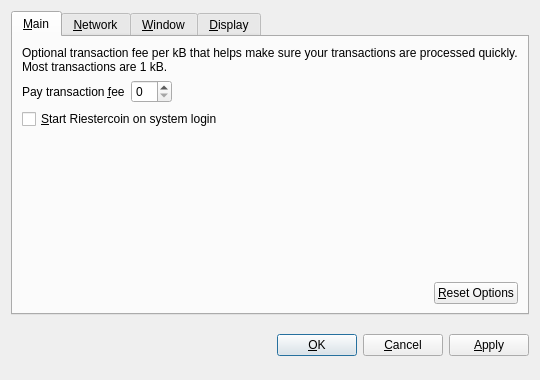
<?xml version="1.0" encoding="UTF-8"?>
<ui version="4.0">
 <class>OptionsDialog</class>
 <widget class="QDialog" name="OptionsDialog">
  <property name="geometry">
   <rect>
    <x>0</x>
    <y>0</y>
    <width>540</width>
    <height>380</height>
   </rect>
  </property>
  <property name="windowTitle">
   <string>Options</string>
  </property>
  <property name="modal">
   <bool>true</bool>
  </property>
  <layout class="QVBoxLayout" name="verticalLayout">
   <item>
    <widget class="QTabWidget" name="tabWidget">
     <property name="tabPosition">
      <enum>QTabWidget::North</enum>
     </property>
     <property name="currentIndex">
      <number>0</number>
     </property>
     <widget class="QWidget" name="tabMain">
      <attribute name="title">
       <string>&amp;Main</string>
      </attribute>
      <layout class="QVBoxLayout" name="verticalLayout_Main">
       <item>
        <widget class="QLabel" name="transactionFeeInfoLabel">
         <property name="text">
          <string>Optional transaction fee per kB that helps make sure your transactions are processed quickly. Most transactions are 1 kB.</string>
         </property>
         <property name="textFormat">
          <enum>Qt::PlainText</enum>
         </property>
         <property name="wordWrap">
          <bool>true</bool>
         </property>
        </widget>
       </item>
       <item>
        <layout class="QHBoxLayout" name="horizontalLayout_1_Main">
         <item>
          <widget class="QLabel" name="transactionFeeLabel">
           <property name="text">
            <string>Pay transaction &amp;fee</string>
           </property>
           <property name="textFormat">
            <enum>Qt::PlainText</enum>
           </property>
           <property name="buddy">
            <cstring>transactionFee</cstring>
           </property>
          </widget>
         </item>
         <item>
          <widget class="BitcoinAmountField" name="transactionFee"/>
         </item>
         <item>
          <spacer name="horizontalSpacer_1_Main">
           <property name="orientation">
            <enum>Qt::Horizontal</enum>
           </property>
           <property name="sizeHint" stdset="0">
            <size>
             <width>40</width>
             <height>20</height>
            </size>
           </property>
          </spacer>
         </item>
        </layout>
       </item>
       <item>
        <widget class="QCheckBox" name="bitcoinAtStartup">
         <property name="toolTip">
          <string>Automatically start Riestercoin after logging in to the system.</string>
         </property>
         <property name="text">
          <string>&amp;Start Riestercoin on system login</string>
         </property>
        </widget>
       </item>
       <item>
        <spacer name="verticalSpacer_Main">
         <property name="orientation">
          <enum>Qt::Vertical</enum>
         </property>
         <property name="sizeHint" stdset="0">
          <size>
           <width>20</width>
           <height>40</height>
          </size>
         </property>
        </spacer>
       </item>
       <item>
        <layout class="QHBoxLayout" name="horizontalLayout_2_Main">
         <item>
          <spacer name="horizontalSpacer_2_Main">
           <property name="orientation">
            <enum>Qt::Horizontal</enum>
           </property>
           <property name="sizeHint" stdset="0">
            <size>
             <width>40</width>
             <height>20</height>
            </size>
           </property>
          </spacer>
         </item>
         <item>
          <widget class="QPushButton" name="resetButton">
           <property name="toolTip">
            <string>Reset all client options to default.</string>
           </property>
           <property name="text">
            <string>&amp;Reset Options</string>
           </property>
           <property name="autoDefault">
            <bool>false</bool>
           </property>
          </widget>
         </item>
        </layout>
       </item>
      </layout>
     </widget>
     <widget class="QWidget" name="tabNetwork">
      <attribute name="title">
       <string>&amp;Network</string>
      </attribute>
      <layout class="QVBoxLayout" name="verticalLayout_Network">
       <item>
        <widget class="QCheckBox" name="mapPortUpnp">
         <property name="toolTip">
          <string>Automatically open the Riestercoin client port on the router. This only works when your router supports UPnP and it is enabled.</string>
         </property>
         <property name="text">
          <string>Map port using &amp;UPnP</string>
         </property>
        </widget>
       </item>
       <item>
        <widget class="QCheckBox" name="connectSocks">
         <property name="toolTip">
          <string>Connect to the Riestercoin network through a SOCKS proxy (e.g. when connecting through Tor).</string>
         </property>
         <property name="text">
          <string>&amp;Connect through SOCKS proxy:</string>
         </property>
        </widget>
       </item>
       <item>
        <layout class="QHBoxLayout" name="horizontalLayout_Network">
         <item>
          <widget class="QLabel" name="proxyIpLabel">
           <property name="text">
            <string>Proxy &amp;IP:</string>
           </property>
           <property name="textFormat">
            <enum>Qt::PlainText</enum>
           </property>
           <property name="buddy">
            <cstring>proxyIp</cstring>
           </property>
          </widget>
         </item>
         <item>
          <widget class="QValidatedLineEdit" name="proxyIp">
           <property name="maximumSize">
            <size>
             <width>140</width>
             <height>16777215</height>
            </size>
           </property>
           <property name="toolTip">
            <string>IP address of the proxy (e.g. 127.0.0.1)</string>
           </property>
          </widget>
         </item>
         <item>
          <widget class="QLabel" name="proxyPortLabel">
           <property name="text">
            <string>&amp;Port:</string>
           </property>
           <property name="textFormat">
            <enum>Qt::PlainText</enum>
           </property>
           <property name="buddy">
            <cstring>proxyPort</cstring>
           </property>
          </widget>
         </item>
         <item>
          <widget class="QLineEdit" name="proxyPort">
           <property name="maximumSize">
            <size>
             <width>55</width>
             <height>16777215</height>
            </size>
           </property>
           <property name="toolTip">
            <string>Port of the proxy (e.g. 9050)</string>
           </property>
          </widget>
         </item>
         <item>
          <widget class="QLabel" name="socksVersionLabel">
           <property name="text">
            <string>SOCKS &amp;Version:</string>
           </property>
           <property name="textFormat">
            <enum>Qt::PlainText</enum>
           </property>
           <property name="buddy">
            <cstring>socksVersion</cstring>
           </property>
          </widget>
         </item>
         <item>
          <widget class="QValueComboBox" name="socksVersion">
           <property name="toolTip">
            <string>SOCKS version of the proxy (e.g. 5)</string>
           </property>
          </widget>
         </item>
         <item>
          <spacer name="horizontalSpacer_Network">
           <property name="orientation">
            <enum>Qt::Horizontal</enum>
           </property>
           <property name="sizeHint" stdset="0">
            <size>
             <width>40</width>
             <height>20</height>
            </size>
           </property>
          </spacer>
         </item>
        </layout>
       </item>
       <item>
        <spacer name="verticalSpacer_Network">
         <property name="orientation">
          <enum>Qt::Vertical</enum>
         </property>
         <property name="sizeHint" stdset="0">
          <size>
           <width>20</width>
           <height>40</height>
          </size>
         </property>
        </spacer>
       </item>
      </layout>
     </widget>
     <widget class="QWidget" name="tabWindow">
      <attribute name="title">
       <string>&amp;Window</string>
      </attribute>
      <layout class="QVBoxLayout" name="verticalLayout_Window">
       <item>
        <widget class="QCheckBox" name="minimizeToTray">
         <property name="toolTip">
          <string>Show only a tray icon after minimizing the window.</string>
         </property>
         <property name="text">
          <string>&amp;Minimize to the tray instead of the taskbar</string>
         </property>
        </widget>
       </item>
       <item>
        <widget class="QCheckBox" name="minimizeOnClose">
         <property name="toolTip">
          <string>Minimize instead of exit the application when the window is closed. When this option is enabled, the application will be closed only after selecting Quit in the menu.</string>
         </property>
         <property name="text">
          <string>M&amp;inimize on close</string>
         </property>
        </widget>
       </item>
       <item>
        <spacer name="verticalSpacer_Window">
         <property name="orientation">
          <enum>Qt::Vertical</enum>
         </property>
         <property name="sizeHint" stdset="0">
          <size>
           <width>20</width>
           <height>40</height>
          </size>
         </property>
        </spacer>
       </item>
      </layout>
     </widget>
     <widget class="QWidget" name="tabDisplay">
      <attribute name="title">
       <string>&amp;Display</string>
      </attribute>
      <layout class="QVBoxLayout" name="verticalLayout_Display">
       <item>
        <layout class="QHBoxLayout" name="horizontalLayout_1_Display">
         <item>
          <widget class="QLabel" name="langLabel">
           <property name="text">
            <string>User Interface &amp;language:</string>
           </property>
           <property name="textFormat">
            <enum>Qt::PlainText</enum>
           </property>
           <property name="buddy">
            <cstring>lang</cstring>
           </property>
          </widget>
         </item>
         <item>
          <widget class="QValueComboBox" name="lang">
           <property name="toolTip">
            <string>The user interface language can be set here. This setting will take effect after restarting Riestercoin.</string>
           </property>
          </widget>
         </item>
        </layout>
       </item>
       <item>
        <layout class="QHBoxLayout" name="horizontalLayout_2_Display">
         <item>
          <widget class="QLabel" name="unitLabel">
           <property name="text">
            <string>&amp;Unit to show amounts in:</string>
           </property>
           <property name="textFormat">
            <enum>Qt::PlainText</enum>
           </property>
           <property name="buddy">
            <cstring>unit</cstring>
           </property>
          </widget>
         </item>
         <item>
          <widget class="QValueComboBox" name="unit">
           <property name="toolTip">
            <string>Choose the default subdivision unit to show in the interface and when sending coins.</string>
           </property>
          </widget>
         </item>
        </layout>
       </item>
       <item>
        <widget class="QCheckBox" name="displayAddresses">
         <property name="toolTip">
          <string>Whether to show Riestercoin addresses in the transaction list or not.</string>
         </property>
         <property name="text">
          <string>&amp;Display addresses in transaction list</string>
         </property>
        </widget>
       </item>
       <item>
        <widget class="QCheckBox" name="coinControlFeatures">
         <property name="toolTip">
          <string>Whether to show coin control features or not.</string>
         </property>
         <property name="text">
          <string>Display coin &amp;control features (experts only!)</string>
         </property>
        </widget>
       </item>
       <item>
        <spacer name="verticalSpacer_Display">
         <property name="orientation">
          <enum>Qt::Vertical</enum>
         </property>
         <property name="sizeHint" stdset="0">
          <size>
           <width>20</width>
           <height>40</height>
          </size>
         </property>
        </spacer>
       </item>
      </layout>
     </widget>
    </widget>
   </item>
   <item>
    <layout class="QHBoxLayout" name="horizontalLayout_Buttons">
     <item>
      <spacer name="horizontalSpacer_1">
       <property name="orientation">
        <enum>Qt::Horizontal</enum>
       </property>
       <property name="sizeHint" stdset="0">
        <size>
         <width>40</width>
         <height>48</height>
        </size>
       </property>
      </spacer>
     </item>
     <item>
      <widget class="QLabel" name="statusLabel">
       <property name="font">
        <font>
         <weight>75</weight>
         <bold>true</bold>
        </font>
       </property>
       <property name="text">
        <string/>
       </property>
       <property name="textFormat">
        <enum>Qt::PlainText</enum>
       </property>
       <property name="wordWrap">
        <bool>true</bool>
       </property>
      </widget>
     </item>
     <item>
      <spacer name="horizontalSpacer_2">
       <property name="orientation">
        <enum>Qt::Horizontal</enum>
       </property>
       <property name="sizeHint" stdset="0">
        <size>
         <width>40</width>
         <height>48</height>
        </size>
       </property>
      </spacer>
     </item>
     <item>
      <widget class="QPushButton" name="okButton">
       <property name="text">
        <string>&amp;OK</string>
       </property>
      </widget>
     </item>
     <item>
      <widget class="QPushButton" name="cancelButton">
       <property name="text">
        <string>&amp;Cancel</string>
       </property>
       <property name="autoDefault">
        <bool>false</bool>
       </property>
      </widget>
     </item>
     <item>
      <widget class="QPushButton" name="applyButton">
       <property name="text">
        <string>&amp;Apply</string>
       </property>
       <property name="autoDefault">
        <bool>false</bool>
       </property>
      </widget>
     </item>
    </layout>
   </item>
  </layout>
 </widget>
 <customwidgets>
  <customwidget>
   <class>BitcoinAmountField</class>
   <extends>QSpinBox</extends>
   <header>bitcoinamountfield.h</header>
  </customwidget>
  <customwidget>
   <class>QValueComboBox</class>
   <extends>QComboBox</extends>
   <header>qvaluecombobox.h</header>
  </customwidget>
  <customwidget>
   <class>QValidatedLineEdit</class>
   <extends>QLineEdit</extends>
   <header>qvalidatedlineedit.h</header>
  </customwidget>
 </customwidgets>
 <resources/>
 <connections/>
</ui>
